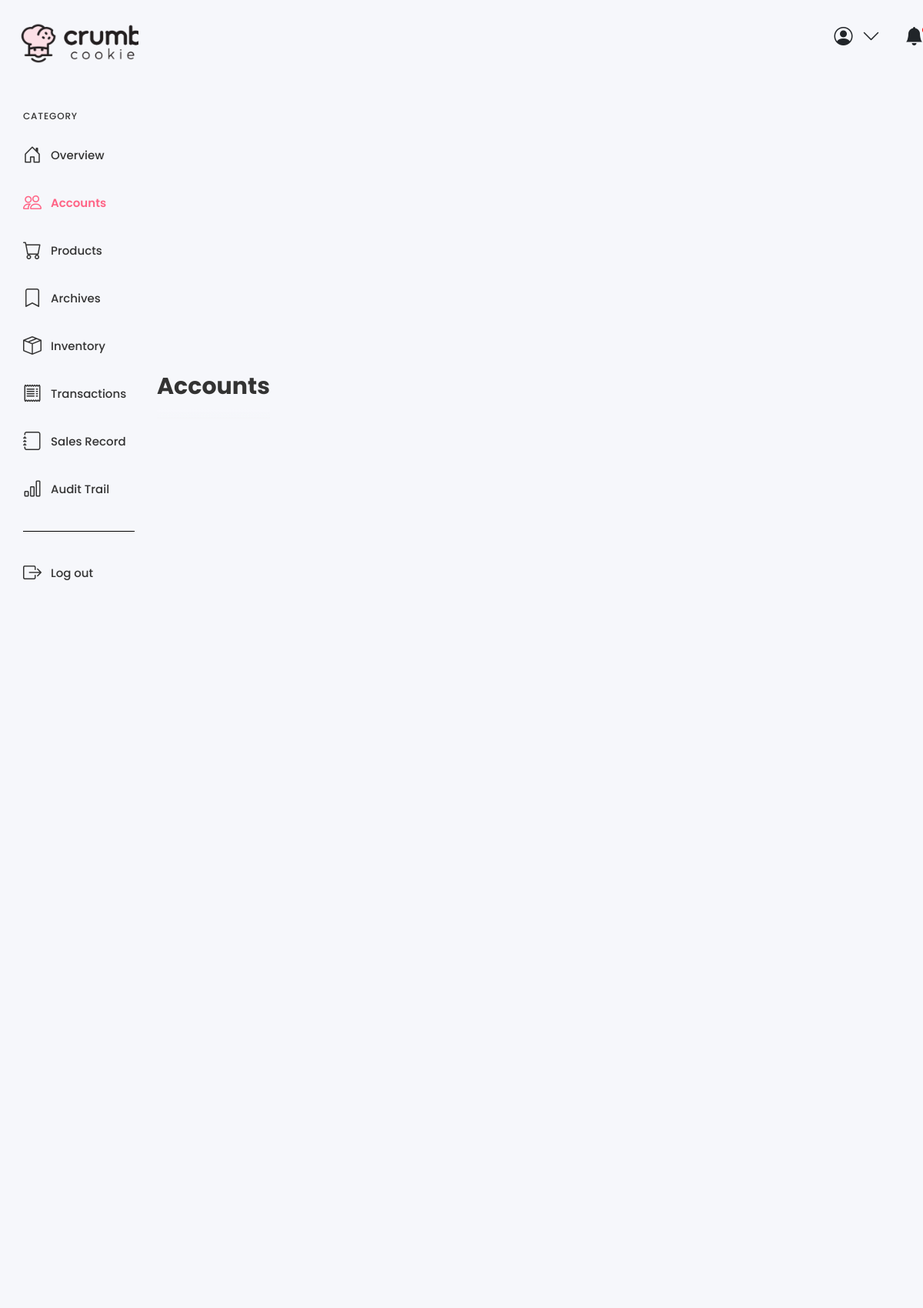
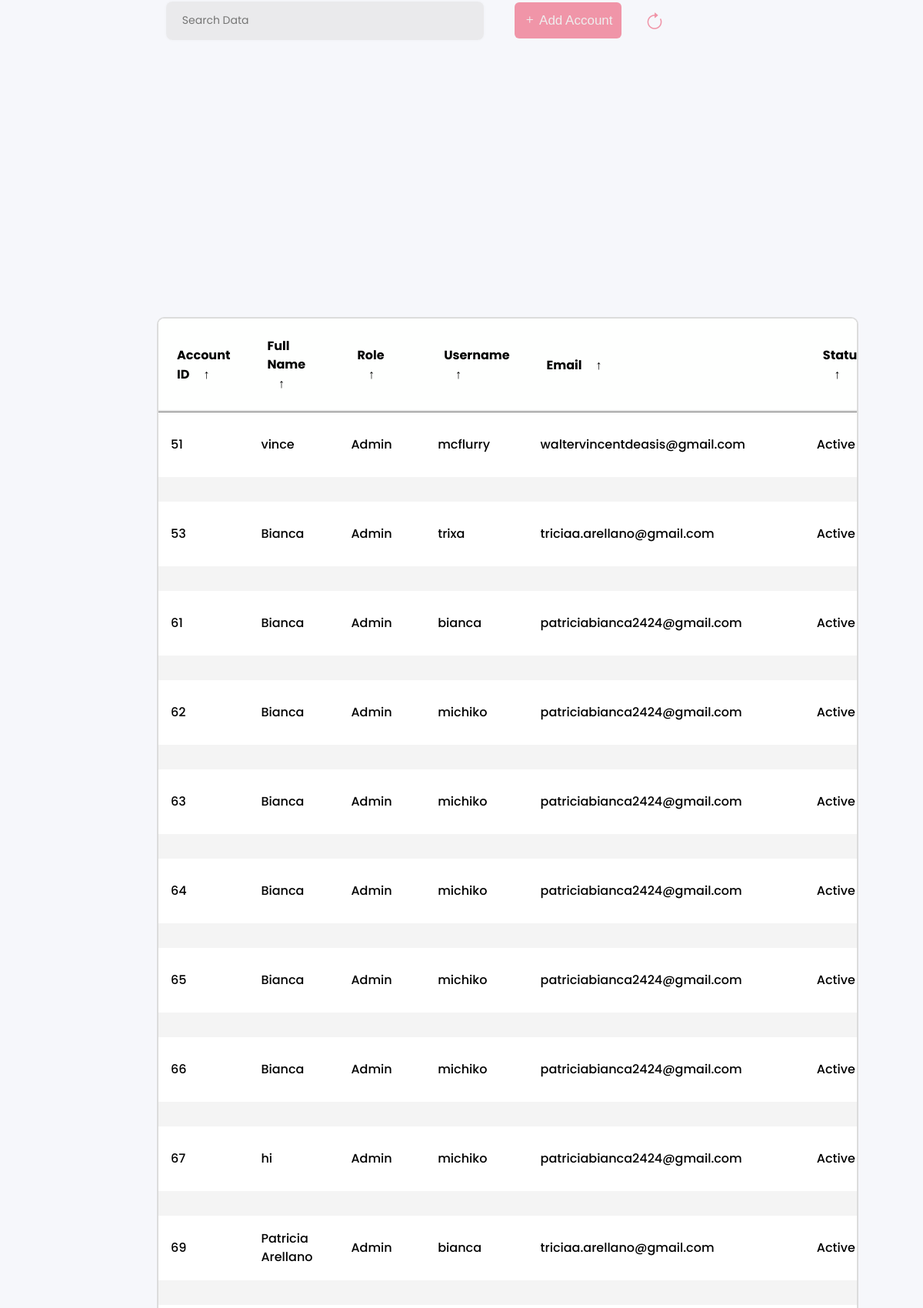
The page /accounts.php (upper part) on the database its author committed (2 pictures, top to bottom).
### tables this page shows
CREATE TABLE `user_table` (
  `user_id` int(11) NOT NULL AUTO_INCREMENT,
  `full_name` varchar(70) DEFAULT NULL,
  `role` varchar(45) DEFAULT NULL,
  `username` varchar(45) DEFAULT NULL,
  `password` varchar(45) DEFAULT NULL,
  `email` varchar(45) DEFAULT NULL,
  `otp` int(11) DEFAULT NULL,
  `status` enum('Active','Inactive') DEFAULT 'Inactive',
  PRIMARY KEY (`user_id`)
);

### accounts.php (the view, shortened to what this page needs)
<!doctype html>
<html lang="en">
  <head>
    <link rel="stylesheet" href="style.css">
    <link href="https://cdn.jsdelivr.net/npm/bootstrap@5.3.3/dist/css/bootstrap.min.css" rel="stylesheet">
    <link href="https://cdn.jsdelivr.net/npm/bootstrap-icons@1.8.0/font/bootstrap-icons.css" rel="stylesheet">
</head>
  <body>
  <div class="sidebar">
  <a class="logo" href="dashboard.php">
    <img src="images/logopic.png" alt="Logo">
  </a>
  <div class="side-wrapper">
   <div class="side-title">CATEGORY</div>
   <div class="side-menu">
    <a class="sidebar-link" href="dashboard.php">
     <i class="bi bi-house-door icon"></i>
     Overview
    </a>
    <a class="sidebar-link is-active" href="accounts.php">
     <i class="bi bi-people"></i>
     Accounts
    </a>
    <a class="sidebar-link" href="products.php">
     <i class="bi bi-cart icon"></i>
     Products
    </a>
    <a class="sidebar-link" href="archives.php">
     <i class="bi bi-bookmark"></i>
     Archives
    </a>
    <a class="sidebar-link" href="inventory.php">
     <i class="bi bi-box-seam icon"></i>
     Inventory
    </a>
	<a class="sidebar-link" href="transactions.php">
     <i class="bi bi-receipt"></i>
     Transactions
    </a>
    <a class="sidebar-link" href="salesrecord.php">
     <i class="bi bi-journal icon"></i>
     Sales Record
    </a>
    <a class="sidebar-link" href="audittrail.php">
     <i class="bi bi-bar-chart icon"></i>
     Audit Trail
    </a>
   </div>
  </div>
  <div class="side-wrapper">
   <div class="side-menu">
    <a class="sidebar-link" href="logout.php">
     <i class="bi bi-box-arrow-right icon"></i>
     Log out
    </a>
   </div>
  </div>
 </div>
 <div class="wrapper-table">
  <div class="header">
   <div class="user-settings-container">
      <div class="user-settings">
        <i class="bi bi-person-circle"></i>
        <i class="bi bi-chevron-down"></i>
      </div>
      <div class="user-settings">
        <div class="notify">
          <i class="bi bi-bell-fill"></i>
        </div>
      </div>
    </div>
  </div>
  <div class="main-container">
   <div class="main-header anim" style="--delay: 0s">Accounts</div>
</div>
<?php
include "dbconnect.php";
$selectsql = "SELECT * FROM user_table WHERE status = 'active'";
$result = $conn->query($selectsql);
if ($result->num_rows > 0) {
    echo "<main class='table anim' style='--delay: .4s' id='user_table'>";
    echo "<section class='table__header anim' style='--delay: .2s'>";
    echo "<div class='input-group'>";
    echo "<input type='search' name='search' class='search-input' placeholder='Search Data'>";
    echo "</div>";
    echo "<button type='button' class='btn btn-pink bi bi-plus' data-bs-toggle='modal' data-bs-target='#pinkModal'> Add Account</button>";
    echo "<button id='refreshButton' class='btn-refresh'><i class='bi bi-arrow-clockwise'></i></button>";
    echo "</section>";
    echo "<section class='table__body'>";
    echo "<table>";
    echo "<thead>";
    echo "<tr>";
    echo "<th>Account ID <span class='icon-arrow'>&UpArrow;</span></th>";
    echo "<th>Full Name <span class='icon-arrow'>&UpArrow;</span></th>";
    echo "<th>Role <span class='icon-arrow'>&UpArrow;</span></th>";
    echo "<th>Username <span class='icon-arrow'>&UpArrow;</span></th>";
    echo "<th>Email <span class='icon-arrow'>&UpArrow;</span></th>";
    echo "<th>Status <span class='icon-arrow'>&UpArrow;</span></th>";
    echo "</tr>";
    echo "</thead>";
    echo "<tbody>";
    foreach ($result as $fielddata) {
        echo "<tr>";
        echo "<td>" . $fielddata['user_id'] . "</td>";
        echo "<td>" . $fielddata['full_name'] . "</td>";
        echo "<td>" . $fielddata['role'] . "</td>";
        echo "<td>" . $fielddata['username'] . "</td>";
        echo "<td>" . $fielddata['email'] . "</td>";
        echo "<td>" . $fielddata['status'] . "</td>";
        echo "</tr>";
        echo "<tr>";
        echo "<td colspan='7' class='border-0'>";
        echo "</td>";
        echo "</tr>";
    }
    echo "</tbody>";
    echo "</table>";
    echo "</section>";
    echo "</main>";
} else {
    echo "No records found";
}
?>
</body>
</html>

### style.css (style rules this page uses)
* { margin: 0; padding: 0; box-sizing: border-box; font-family: "Poppins", sans-serif; }
:root { --tran-03: all 0.2s ease; --tran-03: all 0.3s ease; --tran-04: all 0.3s ease; --tran-05: all 0.3s ease; --body-font: "Poppins", sans-serif; --theme-bg: #f6f7fb; --body-color: #333; --button-bg: #fdfbff; --border-color: #000; --delay: 0s; }
html { -webkit-font-smoothing: antialiased; }
.sidebar { width: 15%; height: 100%; padding: 30px; display: flex; flex-direction: column; flex-shrink: 0; transition-duration: 0.2s; overflow-y: auto; overflow-x: hidden; }
.sidebar .logo img { width: 200px; height: 100px; margin-top: -1.5rem; margin-left: -1rem; flex-shrink: 0; color: #333; align-items: left; justify-content: left; object-fit: cover; }
.sidebar-link:hover, .sidebar-link.is-active { color: #ff6486; font-weight: 600; }
.side-menu { display: flex; flex-direction: column; }
.side-menu a { display: flex; align-items: center; text-decoration: none; color: var(--body-color); }
.side-menu a + a { margin-top: 26px; }
.bi { font-size: 1.5rem; margin-right: 0.75rem; }
.side-title { font-size: 12px; letter-spacing: 0.07em; margin-bottom: 24px; color: #333; }
.side-wrapper { border-bottom: 1px solid var(--border-color); padding: 36px 0; width: 145px; }
.side-wrapper + .side-wrapper { border-bottom: none; }
.user-settings-container { display: flex; position: relative; left: 60%; }
.user-settings { position: relative; display: flex; align-items: center; margin-left: 20px; cursor: pointer; }
.notify { position: relative; display: flex; align-items: center; }
.main-container { display: flex; flex-direction: column; padding: 0 30px 30px; flex-grow: 1; overflow: auto; }
.anim { animation: bottom 0.8s var(--delay) both; }
.main-header { font-size: 30px; color: #333; font-weight: 700; margin-top: 30px; padding-bottom: 20px; position: sticky; top: 0; left: 0; background: linear-gradient( to bottom, #f6f7fb 0%, #f6f7fb 78%, rgb(31 29 43 / 0%) 100% ); z-index: 11; }
.wrapper-table { display: flex; flex-direction: column; flex-grow: 1; }
* { margin: 0; padding: 0; box-sizing: border-box; }
main.table { width: calc(100vw - 200px); max-width: 100%; width: 89vw; height: 85vh; margin-top: 30px; font-size: 16px; overflow: hidden; }
.table__header { position: relative; width: 100%; height: 10%; padding: 0.8rem 1rem; display: flex; justify-content: space-between; align-items: center; }
.table__header .input-group { width: 35%; height: 100%; max-height: 50px; background-color: #fefffe; padding: 0 0.8rem; border: 2px solid gainsboro; border-radius: 1rem; margin-top: 20px; margin-left: 1.5rem; display: flex; justify-content: center; align-items: center; transition: 0.2s; }
.table__header .input-group input { width: 100%; padding: 0 0.5rem 0 0.3rem; background-color: transparent; border: none; outline: none; }
.table__body { width: 95%; max-height: calc(89% - 1.6rem); background-color: #fffb; border: 2px solid gainsboro; margin: 0.8rem auto; border-radius: 0.6rem; overflow: auto; overflow: overlay; }
table { width: 100%; }
table, th, td { border-collapse: collapse; padding: 1rem; text-align: left; }
thead th { padding: 1.5rem; position: sticky; top: 0; left: 0; background-color: #fefffe; cursor: pointer; text-transform: capitalize; color: var(--toggle-color); z-index: 2; }
th::after { content: ""; position: absolute; bottom: 0; left: 0; width: 100%; height: 2px; background-color: gainsboro; z-index: -1; }
tbody tr:nth-child(even) { background-color: #0000000b; }
tbody tr { --delay: 0.1s; transition: 0.5s ease-in-out var(--delay), background-color 0s; }
tbody tr td, tbody tr td p, tbody tr td img { transition: 0.2s ease-in-out; }
thead th span.icon-arrow { display: inline-block; width: 1.3rem; height: 1.3rem; border-radius: 50%; border: 1.4px solid transparent; text-align: center; font-size: 1rem; margin-left: 0.5rem; transition: 0.2s ease-in-out; }

### rows shown on the page
user_table: user_id "51", full_name "vince", role "Admin", username "mcflurry", email "waltervincentdeasis@gmail.com", status "Active"
user_table: user_id "53", full_name "Bianca", role "Admin", username "trixa", email "triciaa.arellano@gmail.com", status "Active"
user_table: user_id "61", full_name "Bianca", role "Admin", username "bianca", email "patriciabianca2424@gmail.com", status "Active"
user_table: user_id "62", full_name "Bianca", role "Admin", username "michiko", email "patriciabianca2424@gmail.com", status "Active"
user_table: user_id "63", full_name "Bianca", role "Admin", username "michiko", email "patriciabianca2424@gmail.com", status "Active"
user_table: user_id "64", full_name "Bianca", role "Admin", username "michiko", email "patriciabianca2424@gmail.com", status "Active"
user_table: user_id "65", full_name "Bianca", role "Admin", username "michiko", email "patriciabianca2424@gmail.com", status "Active"
user_table: user_id "66", full_name "Bianca", role "Admin", username "michiko", email "patriciabianca2424@gmail.com", status "Active"
user_table: user_id "67", full_name "hi", role "Admin", username "michiko", email "patriciabianca2424@gmail.com", status "Active"
user_table: user_id "69", full_name "Patricia Arellano", role "Admin", username "bianca", email "triciaa.arellano@gmail.com", status "Active"
